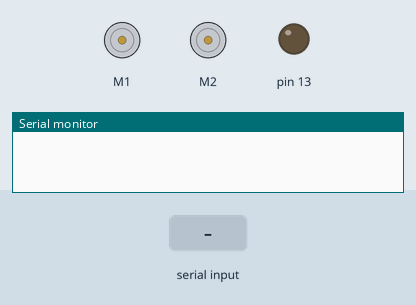
The sketch below on a simulated Arduino Uno, built with avr-gcc and run on an emulated ATmega328P. Shown: 2 × DC motor (green arrow = forward, orange = backward, longer = faster), output pins drawn as LEDs (lit = HIGH), the last lines printed to the serial monitor. Inputs (shaded band) come from the test bench.

Above: at 1.2 s.
1.3 s: "A" received over Serial
At 1.6 s:
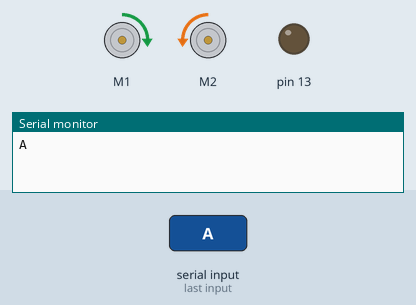
2.8 s: "B" received over Serial
At 4.0 s:
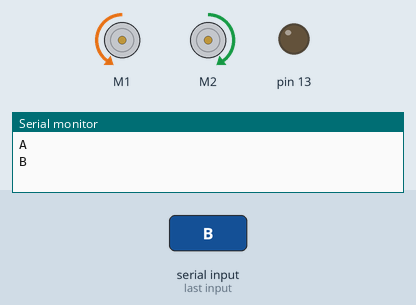
4.3 s: "C" received over Serial
At 5.1 s:
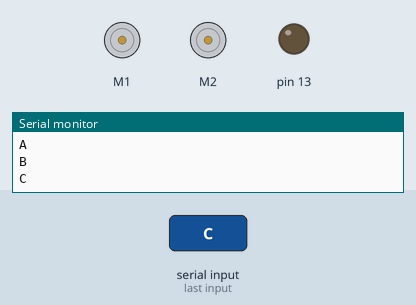
Timing chart, 0 to 7.3 s (numbered marks = the images above; inputs shaded):
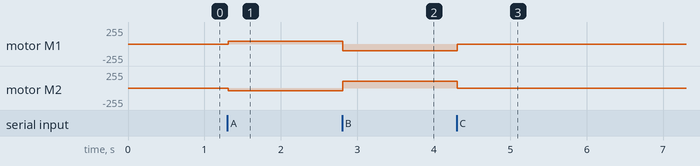

Measured:
- after the input at 1.3 s, motor M1: stopped → forward 40/255 at once; motor M2: stopped → backward 40/255 at once
- after the input at 2.8 s, motor M1: forward 40/255 → backward 100/255 at once; motor M2: backward 40/255 → forward 100/255 at once
- after the input at 4.3 s, motor M1: backward 100/255 → stopped at once; motor M2: forward 100/255 → stopped at once

The sketch:

Task_35BluetoothModule.ino
```cpp
#include <SoftwareSerial.h>
#include <SabertoothSimplified.h>
SoftwareSerial SWSerial(NOT_A_PIN, 11);
SabertoothSimplified ST(SWSerial);
char val;

void setup() {
  SWSerial.begin(9600);
  Serial.begin(9600);
  pinMode(13, OUTPUT);}

void loop() {
  if (Serial.available()){      //Get the number of bytes available for reading.
    val=Serial.read();          //Reads incoming serial data.
    Serial.println(val);
    if (val=='A'){
      ST.motor(1, 20);
      ST.motor(2, -20);}

    else if (val=='B'){
      ST.motor(1, -50);
      ST.motor(2, 50);}

    else if (val=='C'){
    ST.motor(1, 0);
    ST.motor(2, 0);}}}
```
